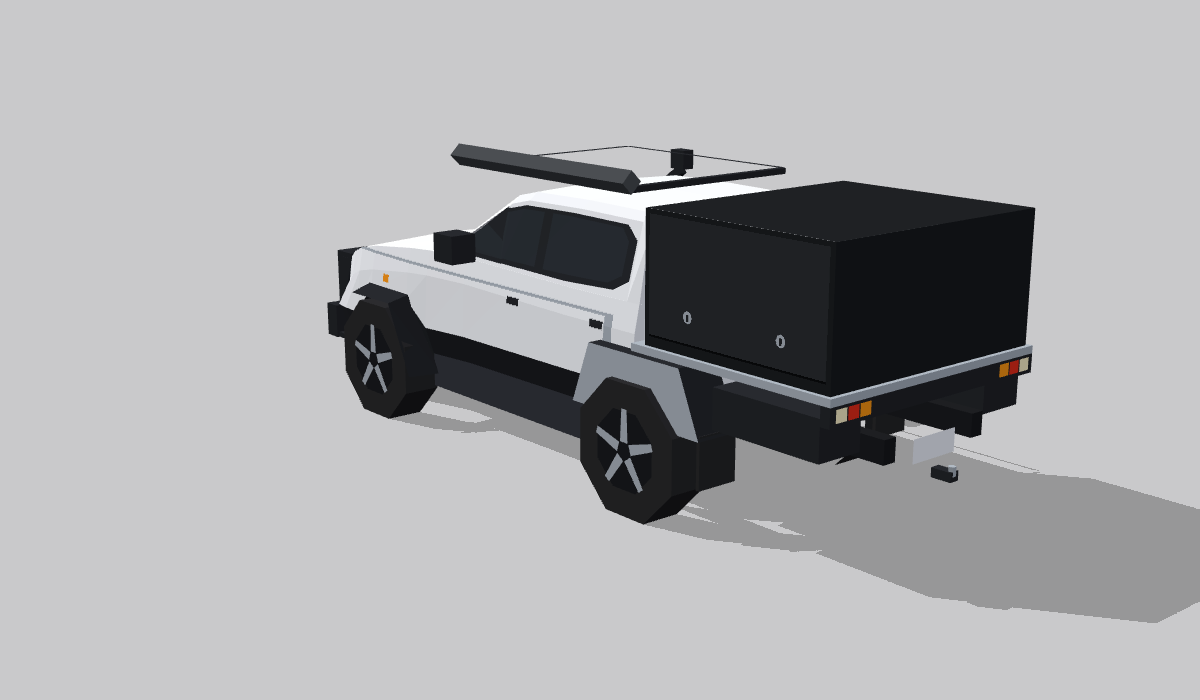
#> input picture docs/evidence/P1-V-roster-visual/tradie-ute/previous-lod1-rear.png, 1200 x 700 px, given in place of 20261021_204514.jpg, which was not available; the run also reads 1 picture not shown here
$ python compose.py
#> lines starting #> are read from the running program, lines starting #| are printed output that depends on the picture; pictures that were not available may be replaced by others from this repository, and a replacement may not be noted
from pathlib import Path
from PIL import Image, ImageOps, ImageDraw

p = Path(__file__).parent
photo = Image.open('art/vehicles/tradie-ute/refs/owner-2026-10-21/20261021_204514.jpg').convert('RGB')
prev = Image.open(p / 'previous-lod0-rear.png').convert('RGB')
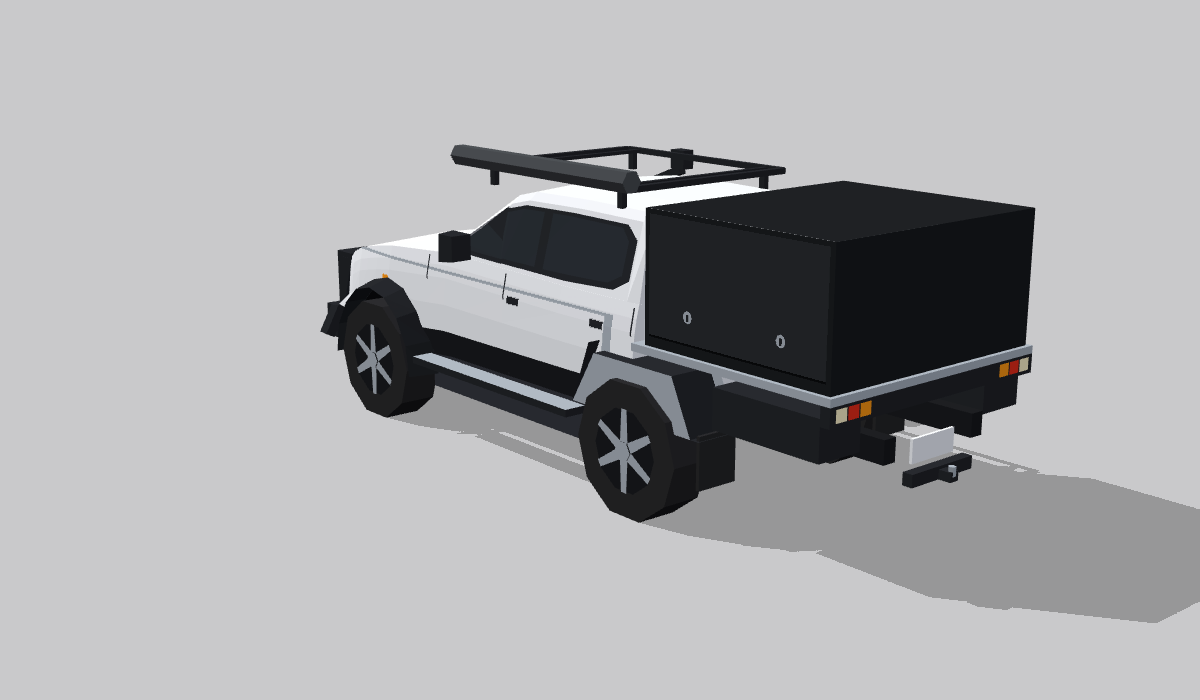
#> input picture docs/evidence/P1-V-roster-visual/tradie-ute/previous-lod0-rear.png, 1200 x 700 px
cur = Image.open(p / 'current-lod0-rear.png').convert('RGB')

def panel(dst, im, xy, wh, label):
    x,y = xy; w,h = wh
    thumb = ImageOps.contain(im, (w,h-45))
    dst.paste(thumb, (x+(w-thumb.width)//2, y+45+(h-45-thumb.height)//2))
    ImageDraw.Draw(dst).text((x+15,y+15), label, fill='white')

out = Image.new('RGB', (3600,950), '#262a30')
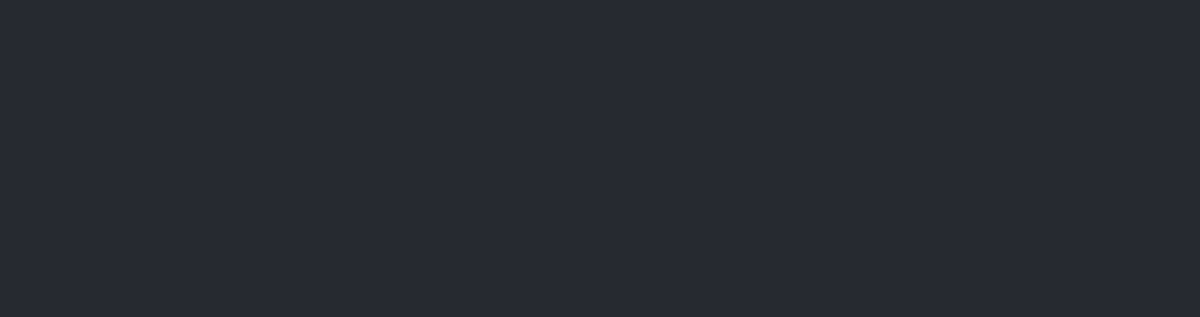
#> out: PIL image 3600x950 RGB (shown at 1/3 size); mean R, G, B 38, 42, 48
for i,(im,label) in enumerate([(photo,'OWNER PHOTO: uncalibrated night perspective'),(prev,'PREVIOUS: az140 elev14 dist11 fov26'),(cur,'CURRENT: same camera, image size and crop as previous')]):
    panel(out,im,(1200*i,0),(1200,950),label)
#> this loop made 3 passes
#> x in panel on passes 1, 3: 0, 2400
#> (label, x in panel) on pass 2: ('PREVIOUS: az140 elev14 dist11 fov26', 1200)
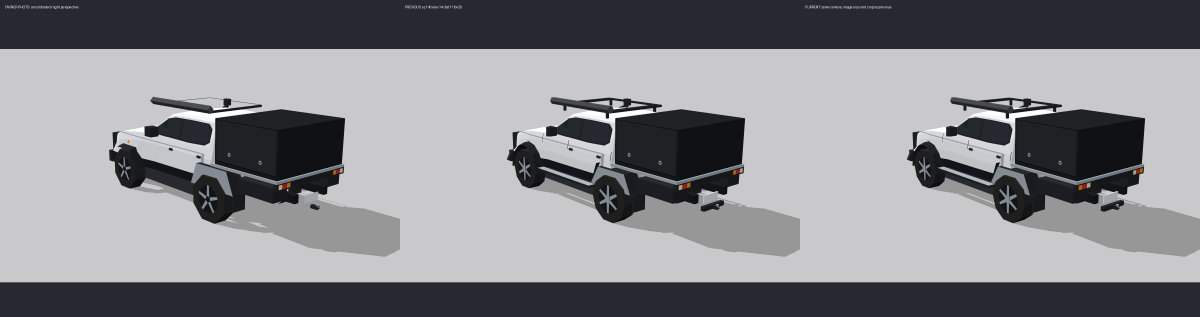
#> out: PIL image 3600x950 RGB (shown at 1/3 size); mean R, G, B 133.8, 135.1, 138.4
out.save(p / 'reference-previous-current.png')

for view in ['underside','front','rear']:
    out = Image.new('RGB',(2400,2250),'#262a30')
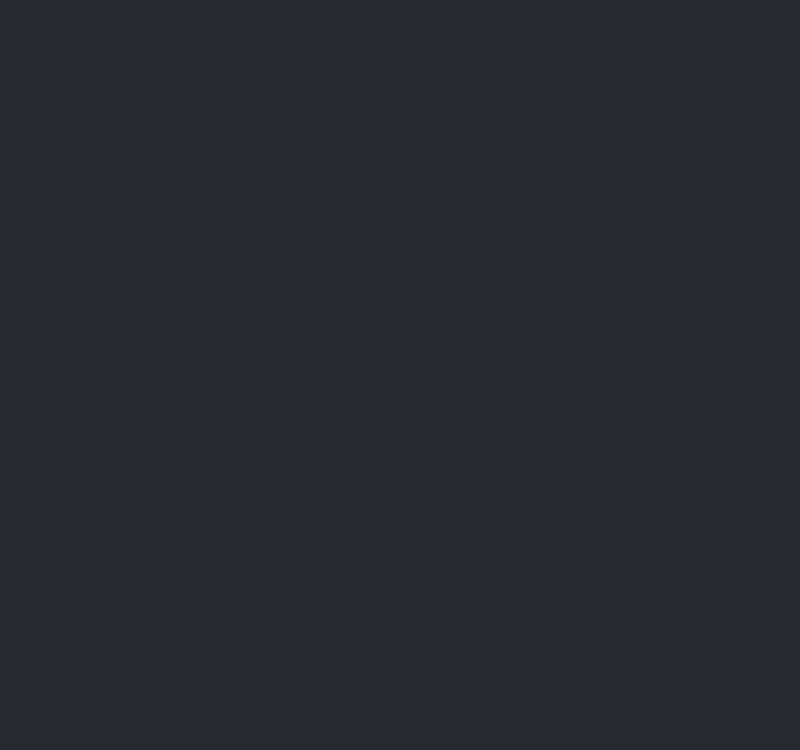
#> out: PIL image 2400x2250 RGB (shown at 1/3 size); mean R, G, B 38, 42, 48
    for lod in range(3):
        for i,label in enumerate(['previous','current']):
            panel(out,Image.open(p/f'{label}-lod{lod}-{view}.png'),(i*1200,lod*750),(1200,750),f'{label.upper()} LOD{lod}: {view}; fixed identical comparison camera')
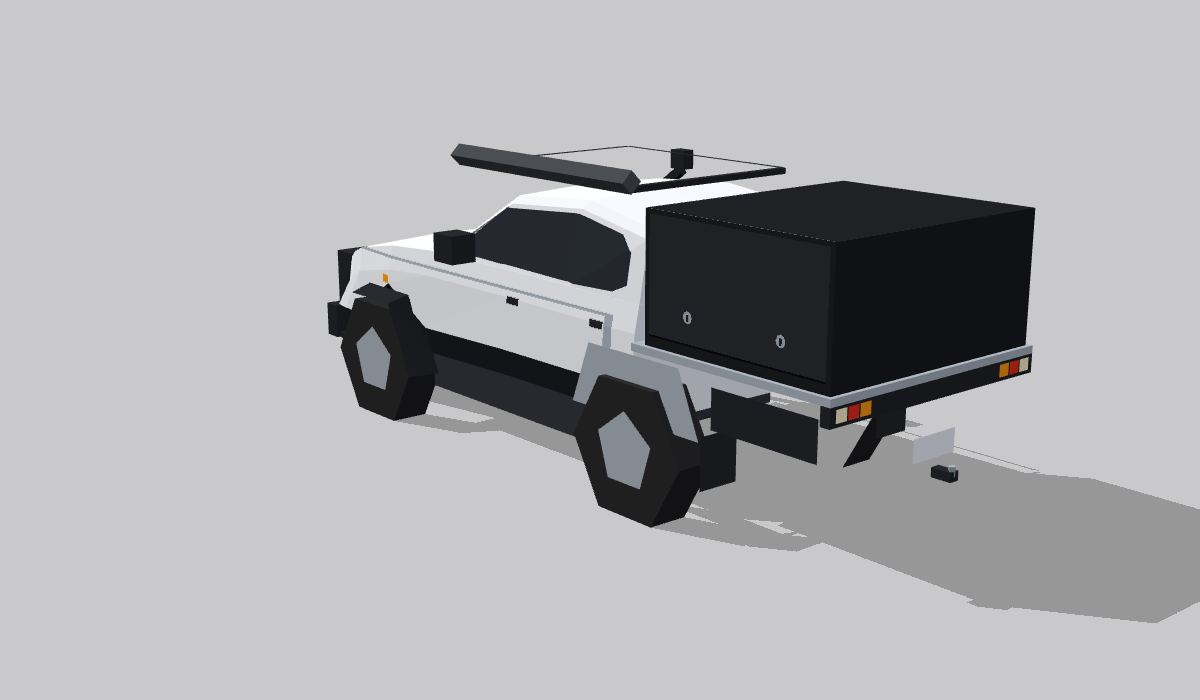
#> input picture docs/evidence/P1-V-roster-visual/tradie-ute/previous-lod2-rear.png, 1200 x 700 px, given in place of previous-lod0-underside.png, which was not available
#> call 4 of panel, with xy = (0, 0), wh = (1200, 750)
#> in panel (call 4), `x, y = xy`: x = 0
#> in panel (call 4), `w, h = wh`: h = 750
#> in panel, thumb is the input picture: PIL image 1200x700 RGBA; mean R, G, B, A 170.2, 170.6, 172.8, 255
#> in panel (call 4), `dst.paste(thumb, (x+(w-thumb.width)//2, y+45+(h-45-thumb.height)//2))`:
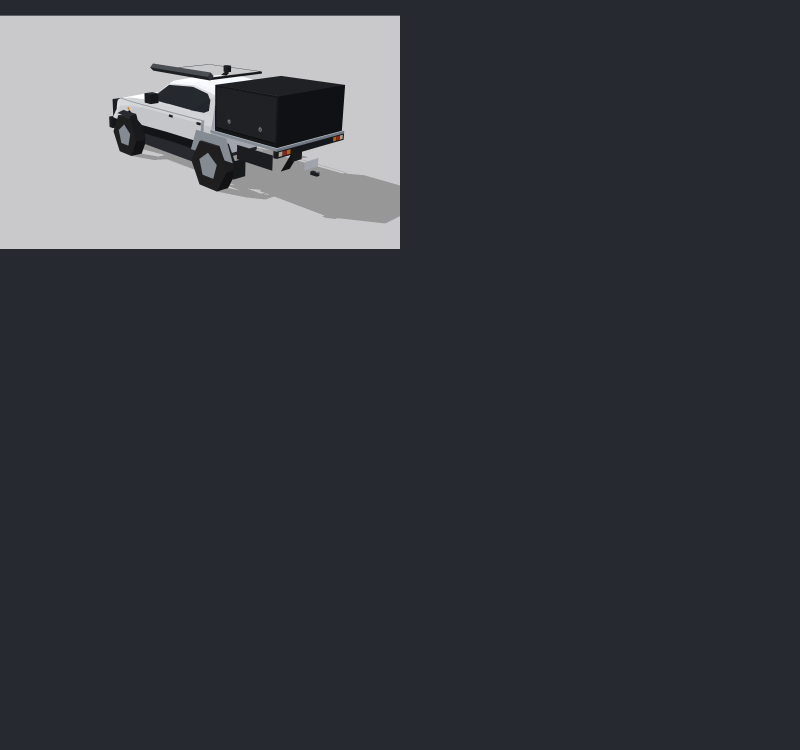
#> dst: PIL image 2400x2250 RGB (shown at 1/3 size); mean R, G, B 58.6, 62, 67.4
#> (the run stopped early here; a loop or call above may not have finished)
